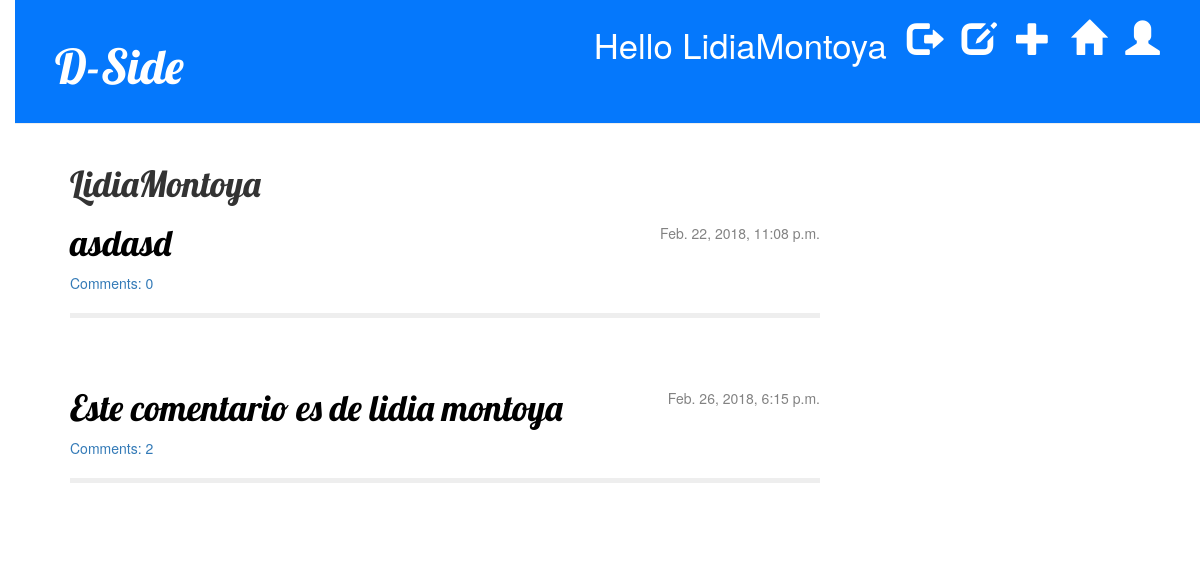
Screenshot of /profile/LidiaMontoya (signed in) with the database file from the repository.
### blog/models.py (models this page shows, shortened)
class Post(models.Model):
    author = models.ForeignKey('auth.User')
    title = models.CharField(max_length=200)
    question = models.TextField(max_length=140)
    numerical_rate = models.IntegerField(default=0)
    created_date = models.DateTimeField(default=timezone.now)
    published_date = models.DateTimeField(blank=True,
                                          null=True)
    likes = models.PositiveIntegerField(default=0)

### blog/views.py (the view)
# urls.py: url(r'profile/(?P<username>[a-zA-Z0-9]+)$', views.get_user_profile, name='get_user_profile'),
@login_required
def get_user_profile(request, username):
    user = User.objects.get(username=username)
    posts = Post.objects.filter(published_date__lte=timezone.now()).order_by('published_date')
    return render(request, 'blog/user_profile.html', {"user": user, "posts": posts})

### blog/templates/blog/user_profile.html (shortened to what this page needs)
{% extends 'blog/base.html' %}
{% block content %}
<h1> {{ user.username }} </h1>
    {% for post in posts %}
        {% if post.author.username == user.username %}
            <div class="post">
                <div class="date">
                    {{ post.published_date }}
                </div>
                <h1><a href="{% url 'post_detail' pk=post.pk username=user.username %}">{{ post.title }}</a></h1>
                <a href="{% url 'post_detail' pk=post.pk username=user.username %}">Comments: {{ post.comments.count }}</a>
                    <hr>
            </div>
        {% endif %}
    {% endfor %}
{% endblock content %}

### blog/templates/blog/base.html (shortened to what this page needs)
    {% load staticfiles %}
    <html>
        <head>
            <link rel="stylesheet" href="//maxcdn.bootstrapcdn.com/bootstrap/3.2.0/css/bootstrap.min.css">
            <link rel="stylesheet" href="//maxcdn.bootstrapcdn.com/bootstrap/3.2.0/css/bootstrap-theme.min.css">
            <link rel="stylesheet" href="{% static 'css/blog.css' %}">
        </head>
    <body>
        <div class="page-header">
    {% if user.is_authenticated %}
        <a href="{% url 'get_user_profile' username=user.username %}" class="top-menu"><span class="glyphicon glyphicon-user"></span></a>
        <a href="{% url 'post_list' %}" class="top-menu"><span class="glyphicon glyphicon-home"></span></a>
        <a href="{% url 'post_new' username=user.username %}" class="top-menu"><span class="glyphicon glyphicon-plus"></span></a>
        <a href="{% url 'post_draft_list' username=user.username%}" class="top-menu"><span class="glyphicon glyphicon-edit"></span></a>
            <a href="{% url 'logout' %}" class="top-menu"><span class="glyphicon glyphicon-log-out"></span></a>
            <p class="top-menu">Hello {{ user.username }} </p>
    {% else %}
        <a href="{% url 'login' %}" class="top-menu"><span class="glyphicon glyphicon-lock"></span></a>
    {% endif %}
    <h1><a href="/">D-Side</a></h1>
        </div>
        <div class="content container">
            <div class="row">
                <div class="col-md-8">
                {% block content %}
                {% endblock %}
                </div>
            </div>
        </div>
    </body>
    </html>

### blog/static/css/blog.css (style rules this page uses)
h1 a { color: #0578FC; font-family: 'Lobster'; }
.post hr { border-width: 5px; }
.page-header { background-color: #0578FC; margin-top: 0; padding: 20px 20px 20px 40px; }
body { padding-left: 15px; }
.page-header h1, .page-header h1 a, .page-header h1 a:visited, .page-header h1 a:active { color: #ffffff; font-size: 36pt; text-decoration: none; }
.content { margin-left: 40px; }
h1, h2, h3, h4 { font-family: 'Lobster', cursive; }
.date { float: right; color: #828282; }
.top-menu, .top-menu:hover, .top-menu:visited { color: #ffffff; float: right; font-size: 26pt; margin-right: 20px; }
.post { margin-bottom: 70px; }
.post h1 a, .post h1 a:visited { color: #000000; }
p { color: #000000; }

### rows the page displays
Post: published_date "Feb. 22, 2018, 11:08 p.m.", title "asdasd", comments.count "0"
Post: published_date "Feb. 26, 2018, 6:15 p.m.", title "Este comentario es de lidia montoya", comments.count "2"

### other values shown
{{ user.username }} "LidiaMontoya"
